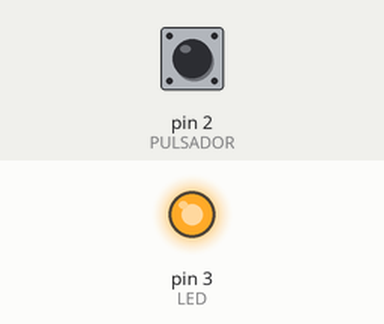
Simulated run of this sketch. Board: Arduino Uno, built with avr-gcc and run on an emulated ATmega328P. Parts: output pins drawn as LEDs (lit = HIGH). The inputs (shaded band) are chosen by the test bench; at power-on: pin 2 (PULSADOR) HIGH.

Above: at 1.2 s.
1.3 s: pin 2 (PULSADOR) pulled LOW for 0.15 s
At 1.9 s:
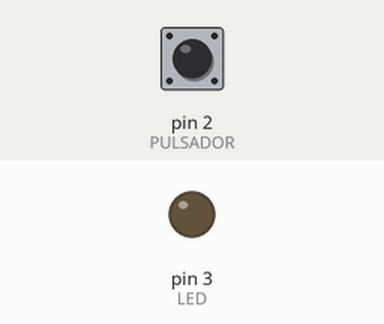
2.9 s: pin 2 (PULSADOR) pulled LOW for 1 s
At 4.3 s:
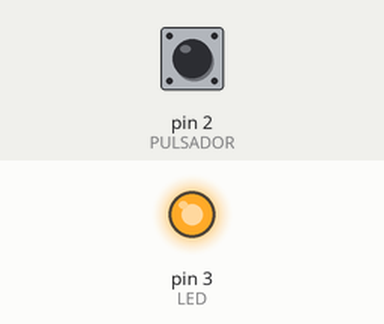
5.4 s: pin 2 (PULSADOR) pulled LOW for 3.2 s
At 9.1 s:
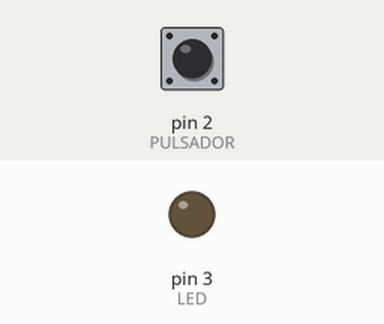
Timing chart, 0 to 10.6 s (numbered marks = the images above; inputs shaded):
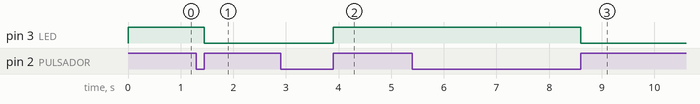

Measured:
- after the input at 1.3 s, pin 3 (LED): HIGH → LOW after 0.15 s
- after the input at 2.9 s, pin 3 (LED): LOW → HIGH after 1.0 s
- after the input at 5.4 s, pin 3 (LED): HIGH → LOW after 3.2 s

The sketch:

mi_segundo_proyecto.ino
```cpp
int PULSADOR = 2;
int LED = 3,ESTADO = LOW;

void setup(){
  pinMode(PULSADOR,INPUT);  //Pin 2 como entrada
  pinMode(LED,OUTPUT);   //Pin 3 como salida
}

void loop(){
  while(digitalRead(PULSADOR) == LOW){            //espero a que el pulsador lo presionen
  }

  ESTADO = digitalRead(LED);                      //Leo estado del led
  digitalWrite(LED,!ESTADO);                      //Hace que el valor sea el contrario
  while(digitalRead(PULSADOR) == HIGH){           //Antirrebote

  }

}
```
